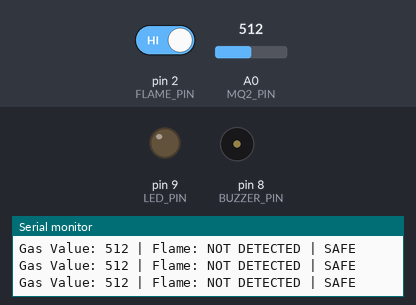
The sketch below on a simulated Arduino Uno, built with avr-gcc and run on an emulated ATmega328P. Parts: output pins drawn as LEDs (lit = HIGH), buzzer (waves = sounding, pin HIGH), the last lines printed to the serial monitor. Dashed ring = blinking. The inputs (shaded band) are chosen by the test bench; at power-on: A0 (MQ2_PIN) = 512, pin 2 (FLAME_PIN) HIGH.

Above: at 3.2 s.
3.3 s: A0 (MQ2_PIN) set to 584
4.8 s: A0 (MQ2_PIN) set to 607
At 5.13 s:
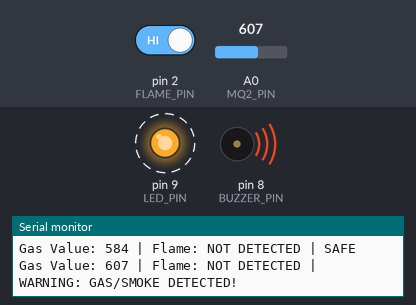
Timing chart, 0 to 16.8 s (numbered marks = the images above; inputs shaded):
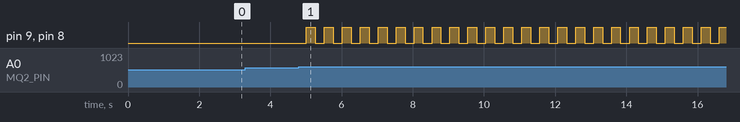

The sketch:

Detection.ino
```cpp
#define MQ2_PIN A0
#define FLAME_PIN 2
#define BUZZER_PIN 8
#define LED_PIN 9

// Adjust this threshold after testing
#define GAS_THRESHOLD 600

int gasValue = 0;
int flameValue = HIGH;

void setup() {
  Serial.begin(9600);

  pinMode(MQ2_PIN, INPUT);
  pinMode(FLAME_PIN, INPUT);
  pinMode(BUZZER_PIN, OUTPUT);
  pinMode(LED_PIN, OUTPUT);

  digitalWrite(BUZZER_PIN, LOW);
  digitalWrite(LED_PIN, LOW);

  Serial.println("SMART FIRE AND GAS DETECTION SYSTEM");
  Serial.println("System Initializing...");
  delay(2000);
}

void loop() {

  gasValue = analogRead(MQ2_PIN);
  flameValue = digitalRead(FLAME_PIN);

  bool gasDetected = gasValue >= GAS_THRESHOLD;
  bool flameDetected = (flameValue == LOW);

  Serial.print("Gas Value: ");
  Serial.print(gasValue);

  Serial.print(" | Flame: ");
  Serial.print(flameDetected ? "DETECTED" : "NOT DETECTED");

  if (gasDetected || flameDetected) {

    Serial.print(" | WARNING: ");

    if (gasDetected && flameDetected) {
      Serial.println("GAS AND FIRE DETECTED!");
    }
    else if (gasDetected) {
      Serial.println("GAS/SMOKE DETECTED!");
    }
    else {
      Serial.println("FLAME DETECTED!");
    }

    digitalWrite(BUZZER_PIN, HIGH);
    digitalWrite(LED_PIN, HIGH);
    delay(250);

    digitalWrite(BUZZER_PIN, LOW);
    digitalWrite(LED_PIN, LOW);
    delay(250);

  }
  else {

    Serial.println(" | SAFE");

    digitalWrite(BUZZER_PIN, LOW);
    digitalWrite(LED_PIN, LOW);

    delay(300);
  }
}
```

Measured:
- the behaviour switches between 599 and 600 on A0 (MQ2_PIN) (found by bisection; images 0 and 1)
- after the input at 4.8 s, pin 9 (LED_PIN), pin 8 (BUZZER_PIN): alternates HIGH for 0.25 s and LOW for 0.25 s, starting after 0.21 s
